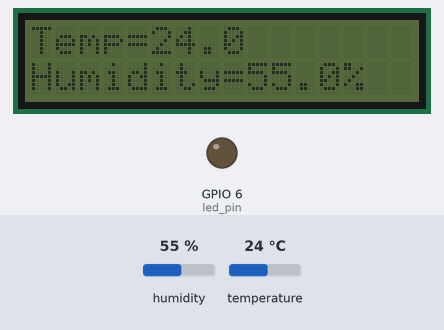
Bench run of a program on a simulated Raspberry Pi (BCM pin numbers). Shown: 16×2 character LCD, output pins drawn as LEDs (lit = HIGH). Inputs (shaded band) come from the test bench; at power-on: temperature 24 °C, humidity 55 %.

Above: at 1.2 s.
1.3 s: temperature set to 35.2 °C
At 2.8 s:
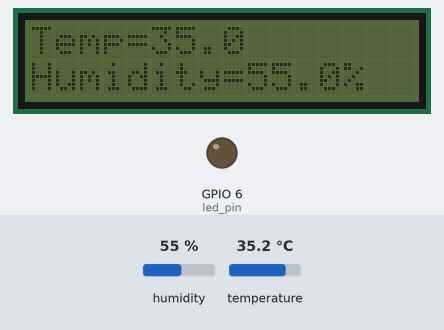
4.7 s: temperature set to 36.6 °C
At 7.0 s:
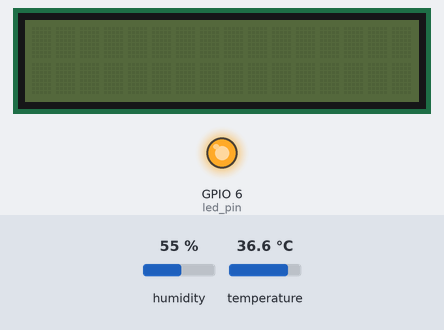
10.1 s: humidity set to 22 %
At 11.2 s:
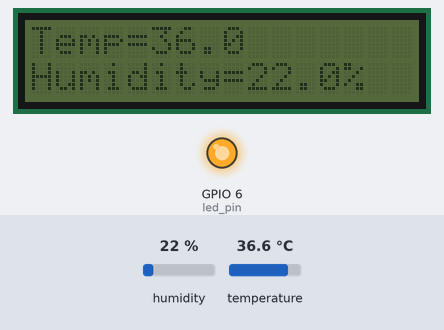
12.9 s: humidity set to 40 %
At 14.4 s:
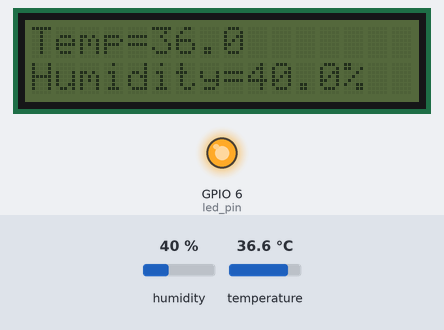
Timing chart, 0 to 15.9 s (numbered marks = the images above; inputs shaded):
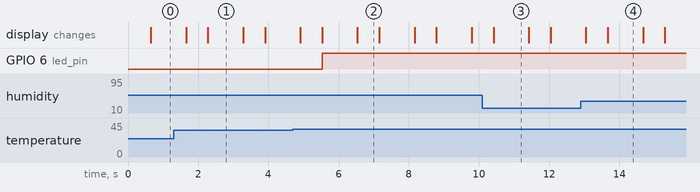

The program:

17_weather_station.py
```python
# Weather station

import RPi.GPIO as GPIO
import time
import Adafruit_DHT
import Adafruit_CharLCD as LCD

# set GPIO board mode
GPIO.setmode(GPIO.BCM)

sensor_type = 11
sensor_pin = 5  #temperature&humudity sensor pin
led_pin = 6

GPIO.setup(led_pin, GPIO.OUT)
# define LCD column and row size for 16x2 LCD
lcd_columns=16
lcd_rows=2
# initialize the LCD using the pins
lcd=LCD.Adafruit_CharLCDBackpack(address=0x20)
# turn backlight on
lcd.set_backlight(0)

try:
    while True:
        humidity, temperature = Adafruit_DHT.read_retry(sensor_type, sensor_pin)
        if humidity is not None and temperature is not None:
            lcd.message("Temp={0:0.1f}\nHumidity={1:0.1f}%".format(temperature, humidity))

            if temperature < 10 or temperature > 35:
                GPIO.output(led_pin, GPIO.HIGH)
            else:
                    GPIO.output(led_pin, GPIO.LOW)
            time.sleep(1)
        lcd.clear()
except KeyboardInterrupt:
    lcd.clear()
    lcd.set_backlight(1)
    GPIO.cleanup()
```

Measured:
- the behaviour switches between 35.9 and 36 °C on temperature (found by bisection; images 1 and 2)
- after the input at 1.3 s, the display: first differs from a run without the input after 0.98 s (image 1)
- after the input at 4.7 s, GPIO 6 (led_pin): LOW → HIGH after 0.83 s; the display: first differs from a run without the input after 0.83 s (image 2 shows a later state)
- after the input at 10.1 s, the display: changes after 0.31 s (image 3)
- after the input at 12.9 s, the display: first differs from a run without the input after 0.77 s (image 4)
- what the display in image 1 shows lasts 1.0 s, from 2.3 s to 3.3 s
- what the display in image 2 shows lasts 0.7 s, from 6.5 s to 7.2 s
